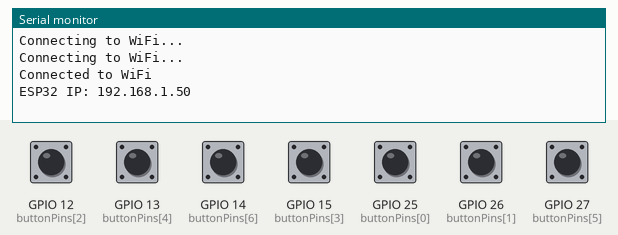
A sketch run on a simulated ESP32. Shown: the last lines printed to the serial monitor. The inputs (shaded band) are chosen by the test bench; at power-on: GPIO 12 (buttonPins[2]), GPIO 13 (buttonPins[4]), GPIO 14 (buttonPins[6]), GPIO 15 (buttonPins[3]), GPIO 25 (buttonPins[0]), GPIO 26 (buttonPins[1]), GPIO 27 (buttonPins[5]) HIGH. WiFi joins after 1.5 s; servers stay silent unless stated.

Above: at 3.2 s.
3.3 s: GPIO 12 (buttonPins[2]) pulled LOW for 0.15 s
At 4.2 s:
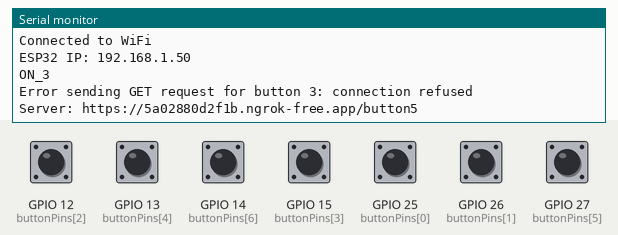
5.0 s: GPIO 14 (buttonPins[6]) pulled LOW for 0.15 s
At 5.5 s:
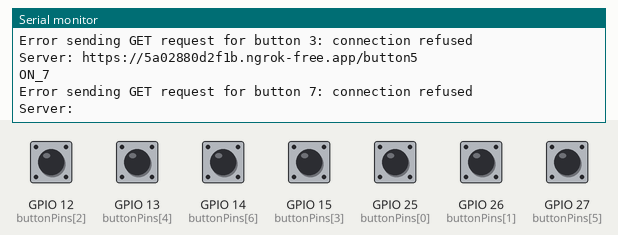
6.7 s: GPIO 13 (buttonPins[4]) pulled LOW for 0.15 s
At 6.86 s:
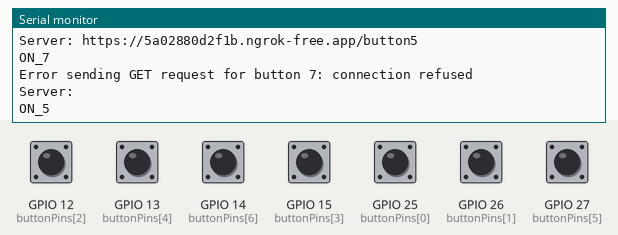
8.3 s: GPIO 15 (buttonPins[3]) pulled LOW for 0.15 s
At 9.1 s:
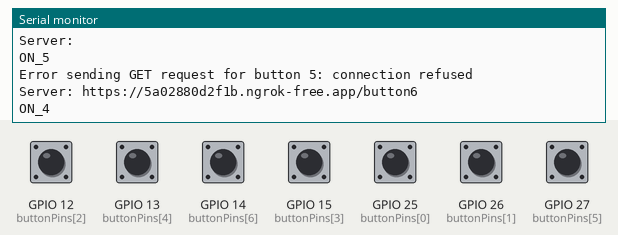
9.9 s: GPIO 25 (buttonPins[0]) pulled LOW for 0.15 s
At 10.3 s:
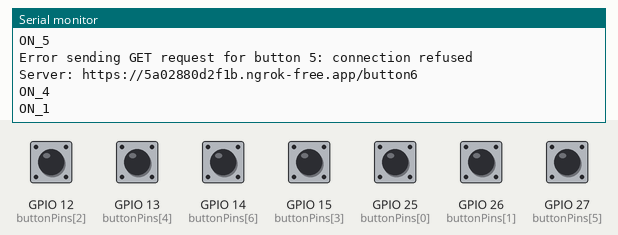
11.5 s: GPIO 26 (buttonPins[1]) pulled LOW for 0.15 s
At 12.9 s:
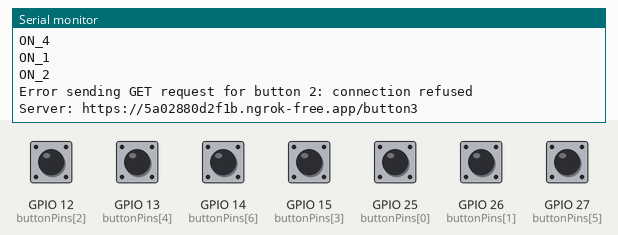
Timing chart, 0 to 14.1 s (numbered marks = the images above; inputs shaded):
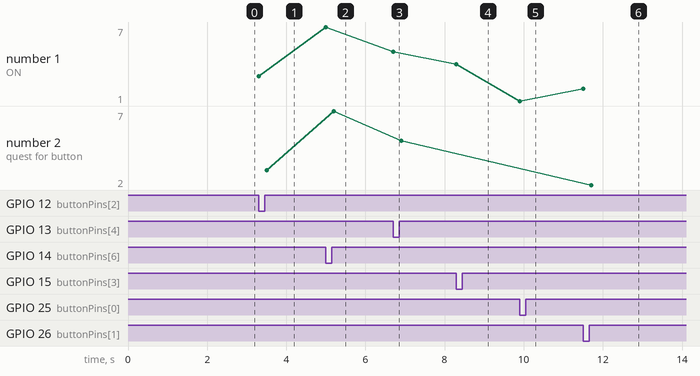

The sketch:

arduino.ino
```cpp
#include <WiFi.h>
#include <HTTPClient.h>
#include <WiFiClientSecure.h>

// SSID dan Password WiFi
const char* ssid = "IAF";
const char* password = "imam887588";

// Daftar URL server (menghapus Button 1 dan Button 4)
const char* serverNames[] = {
  "https://5a02880d2f1b.ngrok-free.app/button2",  // Button 2
  "https://5a02880d2f1b.ngrok-free.app/button3",  // Button 3
  "https://5a02880d2f1b.ngrok-free.app/button5",  // Button 5
  "https://5a02880d2f1b.ngrok-free.app/button6",  // Button 6
  "https://5a02880d2f1b.ngrok-free.app/button7"   // Button 7
};

// Pin yang digunakan untuk tombol
const int buttonPins[] = {25, 26, 12, 15, 13, 27, 14};

// Inisialisasi objek WiFiClientSecure
WiFiClientSecure client;

void setup() {
  Serial.begin(115200);  // Mulai komunikasi serial dengan baudrate 115200

  // Set pin tombol sebagai INPUT_PULLUP
  for (int i = 0; i < 7; i++) {
    pinMode(buttonPins[i], INPUT_PULLUP);
  }

  // Menghubungkan ke WiFi
  WiFi.begin(ssid, password);
  while (WiFi.status() != WL_CONNECTED) {
    delay(1000);  // Tunggu 1 detik
    Serial.println("Connecting to WiFi...");
  }

  // Setelah terhubung
  Serial.println("Connected to WiFi");
  Serial.println("ESP32 IP: " + WiFi.localIP().toString());

  // Menonaktifkan verifikasi sertifikat SSL
  client.setInsecure();
}

void loop() {
  for (int i = 0; i < 7; i++) {
    if (digitalRead(buttonPins[i]) == LOW) {  // Jika tombol ditekan (LOW)

      // Button 1 dan Button 4 hanya mencetak ke Serial Monitor
      if (i == 0 || i == 3) {  // Button 1 (i == 0) dan Button 4 (i == 3)
        Serial.println("ON_" + String(i + 1) );
      } else {
        // Untuk tombol lainnya, kirim permintaan HTTP GET
        Serial.println("ON_" + String(i + 1));

        HTTPClient http;
        http.begin(client, serverNames[i - (i > 2 ? 1 : 0)]);  // Menyesuaikan indeks serverNames untuk tombol yang lebih besar dari 2
        http.setTimeout(10000);  // Set timeout ke 10 detik
        http.addHeader("User-Agent", "Mozilla/5.0 (compatible; ESP32-HTTP-Client/1.0)");

        // Mengirimkan GET request
        int httpResponseCode = http.GET();

        // Menampilkan respon dari server
        if (httpResponseCode > 0) {
          Serial.print("HTTP Response code for button ");
          Serial.print(i + 1);
          Serial.print(": ");
          Serial.println(httpResponseCode);
          Serial.println("Response: " + http.getString());
        } else {
          // Menampilkan pesan error jika request gagal
          Serial.print("Error sending GET request for button ");
          Serial.print(i + 1);
          Serial.print(": ");
          Serial.println(http.errorToString(httpResponseCode));
          Serial.println("Server: " + String(serverNames[i - (i > 2 ? 1 : 0)]));
        }
        http.end();  // Menutup koneksi HTTP
      }

      // Memberikan delay 500ms untuk menghindari bouncing tombol
      delay(500);
    }
  }
}
```

Measured:
- after the input at 3.3 s, the serial monitor: prints a new line at once (image 1)
- after the input at 5.0 s, the serial monitor: prints a new line at once (image 2)
- after the input at 6.7 s, the serial monitor: prints a new line at once (image 3)
- after the input at 8.3 s, the serial monitor: prints a new line at once (image 4)
- after the input at 9.9 s, the serial monitor: prints a new line at once (image 5)
- after the input at 11.5 s, the serial monitor: prints a new line at once (image 6)
- plotted number 1: 3 → 7 after the input at 5.0 s, 7 → 5 after the input at 6.7 s, 5 → 4 after the input at 8.3 s, 1 → 2 after the input at 11.5 s
- plotted number 2: 3 → 7 after the input at 5.0 s, 7 → 5 after the input at 6.7 s, 5 → 2 after the input at 11.5 s
